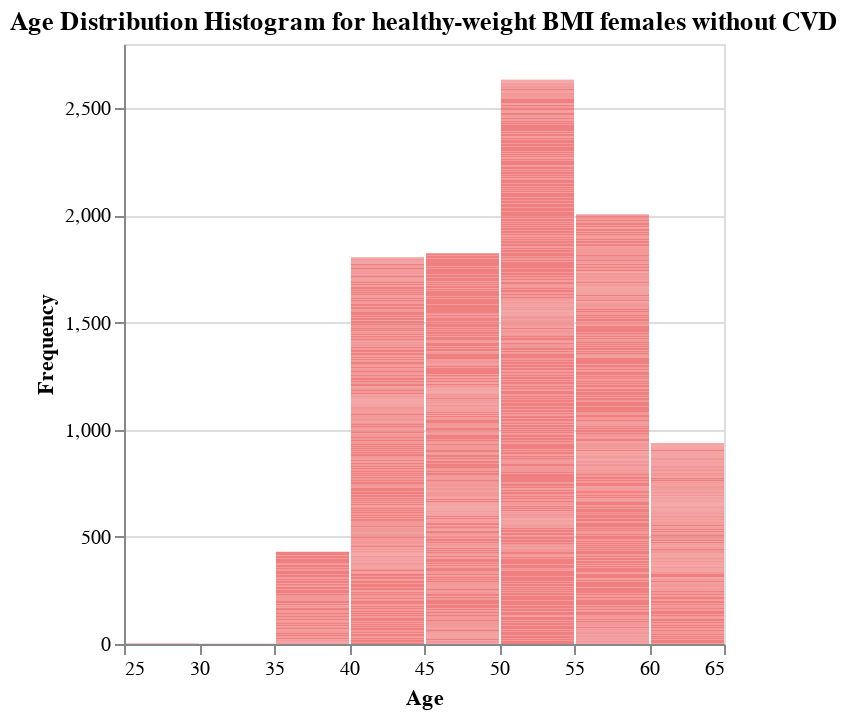

Write notebook code for a chart like this one.
### Code cell
import altair as alt

# Calculate age frequencies by sex
age_counts = df.groupby('age_in_years')['age_in_years'].count().reset_index(name='agefrequency')
# Create a histogram using Altair
chart = alt.Chart(age_counts).mark_bar(color='lightcoral').encode(
    x=alt.X('age_in_years', bin=True, title='Age'),
    y=alt.Y('agefrequency', title='Frequency'),
    tooltip=['age_in_years', 'agefrequency']
).properties(
    title='Age Distribution Histogram for healthy-weight BMI females without CVD'
).interactive()

# Save the chart
chart.save('distribution_of_age_for_hwfemales_noncvd.json')

# Display the chart
chart.show()

### Figure 1 — Vega-Lite specification as saved in the notebook (floating-point values rounded to 4 significant figures; data arrays with more than 128 entries replaced by an {"elided": "..."} marker saying what was removed)
{"config": {"view": {"continuousWidth": 300, "continuousHeight": 300}}, "data": {"name": "data-6781ca6c3c0fc44d5c41837874135eea"}, "mark": {"type": "bar", "color": "lightcoral"}, "encoding": {"tooltip": [{"field": "age_in_years", "type": "quantitative"}, {"field": "agefrequency", "type": "quantitative"}], "x": {"bin": true, "field": "age_in_years", "title": "Age", "type": "quantitative"}, "y": {"field": "agefrequency", "title": "Frequency", "type": "quantitative"}}, "params": [{"name": "param_5", "select": {"type": "interval", "encodings": ["x", "y"]}, "bind": "scales"}], "title": "Age Distribution Histogram for healthy-weight BMI females without CVD", "$schema": "https://vega.github.io/schema/vega-lite/v5.20.1.json", "datasets": {"data-6781ca6c3c0fc44d5c41837874135eea": {"elided": "2033 records"}}}
